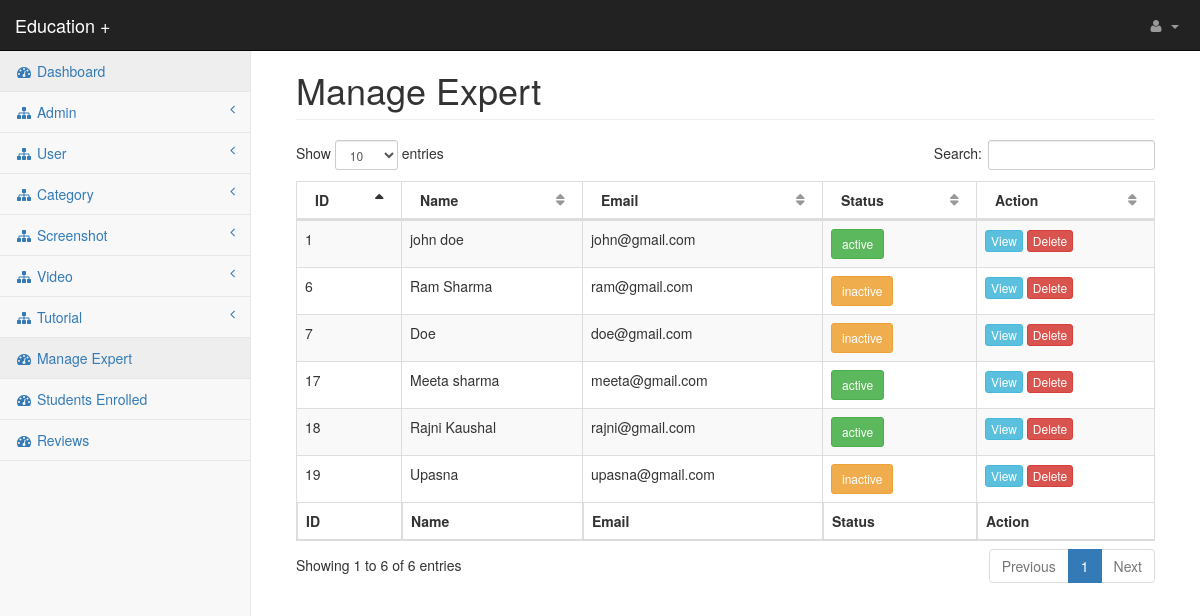
The app's page /admin/manage_expert.php (signed in) with its own data.
### tables this page shows
CREATE TABLE `expert` (
  `expert_id` int(11) NOT NULL,
  `expert_name` varchar(100) NOT NULL,
  `expert_email` varchar(100) NOT NULL,
  `expert_pswd` varchar(200) NOT NULL,
  `expert_designation` varchar(200) NOT NULL,
  `expert_company` varchar(200) NOT NULL,
  `expert_location` varchar(200) NOT NULL,
  `expert_phone` varchar(20) NOT NULL,
  `expert_qualification` varchar(200) NOT NULL,
  `expert_skills` varchar(200) NOT NULL,
  `expert_work_experience` varchar(100) NOT NULL,
  `expert_resume` varchar(100) NOT NULL,
  `expert_image` varchar(100) NOT NULL,
  `expert_status` varchar(100) NOT NULL,
  `time` timestamp NOT NULL DEFAULT CURRENT_TIMESTAMP ON UPDATE CURRENT_TIMESTAMP
);

### admin/manage_expert.php (the view, shortened to what this page needs)
<?php require "header_files.php"; ?>
<body>
<div id="wrapper">
    <?php require "menu.php"; ?>
    <div id="page-wrapper">
        <div class="container-fluid">
            <div class="row">
                <div class="col-lg-12">
                    <h1 class="page-header">Manage Expert</h1>
                </div>
            </div>
			<table id="manageadmin" class="table table-bordered table-striped">
				<thead>
					<tr>
						<th>ID</th>
						<th>Name</th>
						<th>Email</th>
						<th>Status</th>
						<th>Action</th>
					</tr>
				</thead>
				<tfoot>
					<tr>
						<th>ID</th>
						<th>Name</th>
						<th>Email</th>
						<th>Status</th>
						<th>Action</th>
					</tr>
				</tfoot>
				<tbody>
					<?php
					$q="select * from expert ORDER BY expert_id DESC";
					$chk=$conn->query($q);
					while($r=$chk->fetch_assoc())
					{ $st=$r['expert_status'];
					?>
					<tr>
						<td><?php echo $r['expert_id']; ?></td>
						<td><?php echo $r['expert_name']; ?></td>
						<td><?php echo $r['expert_email']; ?></td>
						<td>
						<?php
						if($st=="inactive")
						{
						?>
							<a href="<?php echo "status.php?status=".$st."&z=".$r['expert_id'] ?>" class="btn btn-warning btn-sm"><?php echo $st;?></a>
						<?php
						   }
							 else
						   {
						?>
							<a href="<?php echo "status.php?status=".$st."&z=".$r['expert_id'] ?>" class="btn btn-success btn-sm"><?php echo $st;?></a>
						<?php
							}
						?>
						</td>
						<td>
							<a href="view_expert.php?z=<?php echo $r['expert_id'];?>"  class="btn btn-xs btn-info">View</a>
							<a href="delete_expert.php?z=<?php echo $r['expert_id'];?>" class="btn btn-xs btn-danger">Delete</a>
						</td>
					</tr>
					<?php
					}
					?>
				</tbody>
			</table>
        </div>
    </div>
</div>
</body>
</html>

### admin/css/startmin.css (style rules this page uses)
body { background-color: #f8f8f8; }
#wrapper { width: 100%; }
#page-wrapper { padding: 30px 15px 0 15px; min-height: 568px; background-color: #fff; }
@media (min-width:768px) { #page-wrapper { position: inherit; margin-left: 250px; padding: 30px 30px 0 30px; border-left: 1px solid #e7e7e7; } }
table.dataTable thead .sorting, table.dataTable thead .sorting_asc, table.dataTable thead .sorting_desc, table.dataTable thead .sorting_asc_disabled, table.dataTable thead .sorting_desc_disabled { background: 0 0; }
table.dataTable thead .sorting_asc:after { content: "\f0de"; float: right; font-family: fontawesome; }
table.dataTable thead .sorting:after { content: "\f0dc"; float: right; font-family: fontawesome; color: rgba(50,50,50,.5); }

### records on screen
expert: expert_id "19", expert_name "Upasna", expert_email "upasna@gmail.com", expert_status "inactive"
expert: expert_id "18", expert_name "Rajni Kaushal", expert_email "rajni@gmail.com", expert_status "active"
expert: expert_id "17", expert_name "Meeta sharma", expert_email "meeta@gmail.com", expert_status "active"
expert: expert_id "7", expert_name "Doe", expert_email "doe@gmail.com", expert_status "inactive"
expert: expert_id "6", expert_name "Ram Sharma", expert_email "ram@gmail.com", expert_status "inactive"
expert: expert_id "1", expert_name "john doe", expert_email "john@gmail.com", expert_status "active"
